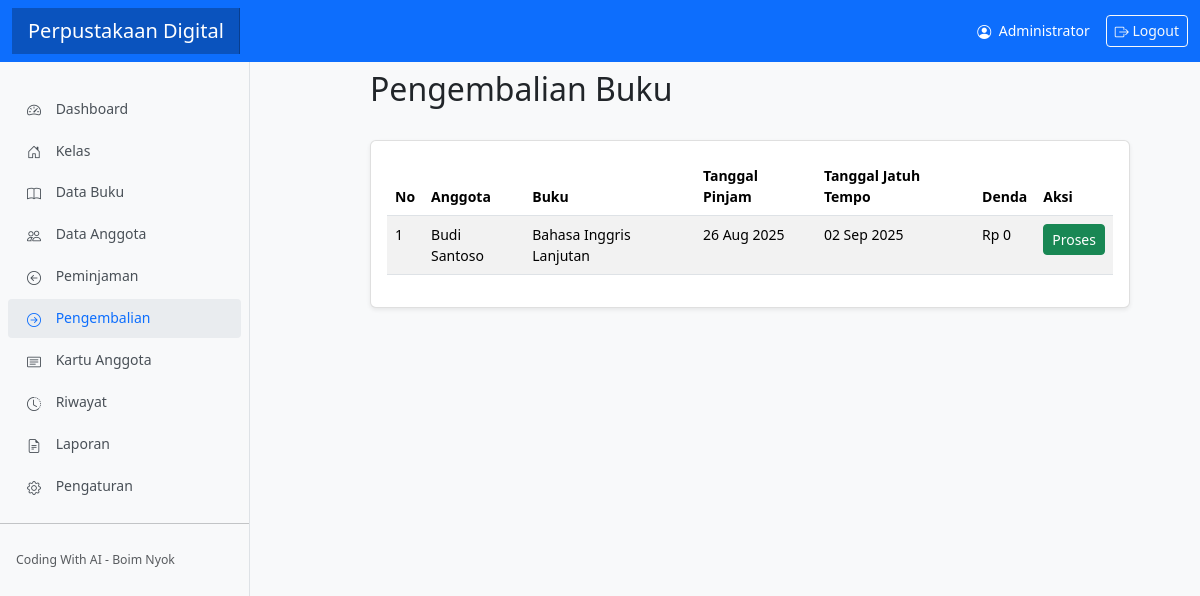
The app's page /modules/pengembalian/index.php (signed in) with its own data.
### tables this page shows
CREATE TABLE `peminjaman` (
  `id` int(11) NOT NULL,
  `id_anggota` int(11) NOT NULL,
  `id_buku` int(11) NOT NULL,
  `tanggal_pinjam` date NOT NULL,
  `tanggal_kembali` date DEFAULT NULL,
  `status` enum('Dipinjam','Dikembalikan') DEFAULT 'Dipinjam',
  `denda` int(11) DEFAULT 0,
  `created_at` timestamp NOT NULL DEFAULT current_timestamp()
);

CREATE TABLE `anggota` (
  `id` int(11) NOT NULL,
  `nis` varchar(20) NOT NULL,
  `nama` varchar(100) NOT NULL,
  `id_kelas` int(11) NOT NULL,
  `jenis_kelamin` enum('Laki-laki','Perempuan') NOT NULL,
  `alamat` text DEFAULT NULL,
  `no_telepon` varchar(15) DEFAULT NULL,
  `created_at` timestamp NOT NULL DEFAULT current_timestamp()
);

CREATE TABLE `buku` (
  `id` int(11) NOT NULL,
  `kode_buku` varchar(20) NOT NULL,
  `judul_buku` varchar(255) NOT NULL,
  `pengarang` varchar(100) NOT NULL,
  `penerbit` varchar(100) NOT NULL,
  `tahun_terbit` year(4) NOT NULL,
  `isbn` varchar(20) DEFAULT NULL,
  `jumlah` int(11) NOT NULL DEFAULT 0,
  `created_at` timestamp NOT NULL DEFAULT current_timestamp()
);

### modules/pengembalian/index.php (the view, shortened to what this page needs)
<?php
include_once '../../includes/header.php';
include_once '../../config/database.php';
$sql = "SELECT p.*, a.nama, b.judul_buku
        FROM peminjaman p
        JOIN anggota a ON p.id_anggota = a.id
        JOIN buku b ON p.id_buku = b.id
        WHERE p.status = 'Dipinjam'
        ORDER BY p.tanggal_pinjam";
$result = $conn->query($sql);
?>
<div class="main-content" style="margin-left: 50px; padding: 50px;">
    <div class="d-flex justify-content-between align-items-center mb-4">
        <h2>Pengembalian Buku</h2>
    </div>
    <div class="card">
        <div class="card-body">
            <div class="table-responsive">
                <table class="table table-striped table-hover">
                    <thead>
                        <tr>
                            <th>No</th>
                            <th>Anggota</th>
                            <th>Buku</th>
                            <th>Tanggal Pinjam</th>
                            <th>Tanggal Jatuh Tempo</th>
                            <th>Denda</th>
                            <th>Aksi</th>
                        </tr>
                    </thead>
                    <tbody>
                        <?php
                        $no = 1;
                        if ($result->num_rows > 0) {
                            while($row = $result->fetch_assoc()) {
                                $tanggal_pinjam = new DateTime($row['tanggal_pinjam']);
                                $jatuh_tempo = $tanggal_pinjam->modify('+7 days');
                                $denda = 0;
                                echo "<tr>
                                        <td>".$no++."</td>
                                        <td>".$row['nama']."</td>
                                        <td>".$row['judul_buku']."</td>
                                        <td>".date('d M Y', strtotime($row['tanggal_pinjam']))."</td>
                                        <td>".$jatuh_tempo->format('d M Y')."</td>
                                        <td>Rp ".number_format($denda, 0, ',', '.')."</td>
                                        <td>
                                            <a href='proses.php?id=".$row['id']."&denda=".$denda."' class='btn btn-sm btn-success' onclick='return confirm(\"Yakin ingin memproses pengembalian?\")'>Proses</a>
                                        </td>
                                      </tr>";
                            }
                        } else {
                            echo "<tr><td colspan='7' class='text-center'>Tidak ada data peminjaman yang aktif</td></tr>";
                        }
                        ?>
                    </tbody>
                </table>
            </div>
        </div>
    </div>
</div>
<?php
include_once '../../includes/footer.php';
?>

### assets/css/style.css (style rules this page uses)
body { font-size: .875rem; background-color: #f8f9fa; }
.card { box-shadow: 0 0.125rem 0.25rem rgba(0, 0, 0, 0.075); border: 1px solid rgba(0, 0, 0, 0.125); margin-bottom: 1.5rem; }
.table th { border-top: none; font-weight: 600; }

### records on screen
peminjaman: id_anggota.nama "Budi Santoso", id_buku.judul_buku "Bahasa Inggris Lanjutan", tanggal_pinjam "26 Aug 2025", tanggal_pinjam "02 Sep 2025", denda "0"

### other values on screen
$_SESSION['admin_nama'] "Administrator"
